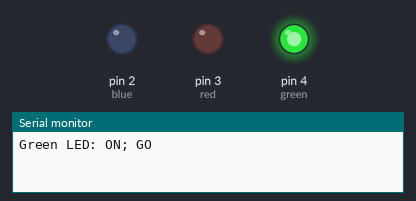
The sketch below on a simulated Arduino Uno, built with avr-gcc and run on an emulated ATmega328P. Shown: output pins drawn as LEDs (lit = HIGH), the last lines printed to the serial monitor.

Above: at 2.5 s.
At 7.5 s:
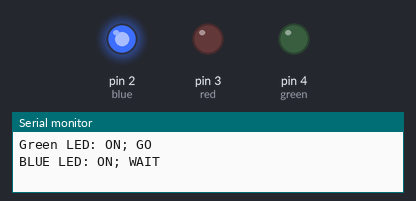
At 12.5 s:
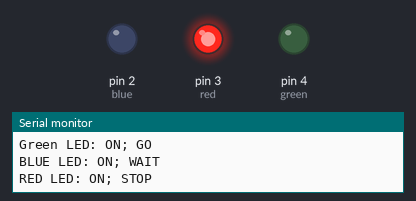
At 20.0 s:
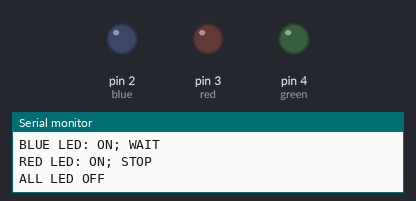
Timing chart, 0 to 32.5 s (numbered marks = the images above):
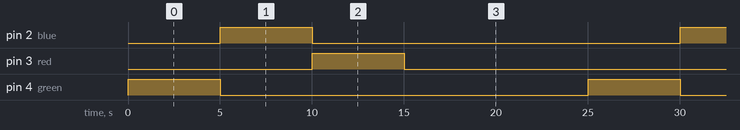

Measured:
- by itself, pin 2 (blue), pin 3 (red), pin 4 (green): alternates HIGH for 5.0 s and LOW for 20.0 s
- by itself, everything shown: repeats every 25.0 s, in 4 steps

The sketch:

sketch_apr23a.ino
```cpp
int blue = 2;
int red = 3;
int green = 4;
void setup() {
  // put your setup code here, to run once:
  Serial.begin(9600);
  pinMode(red, OUTPUT); digitalWrite(red, LOW);
  pinMode(green, OUTPUT); digitalWrite(green, LOW);
  pinMode(blue, OUTPUT); digitalWrite(blue, LOW);
}

void traffic() {
  Serial.println("Green LED: ON; GO");
  digitalWrite(green, HIGH);
  delay(5000);
  Serial.println("BLUE LED: ON; WAIT");
  digitalWrite(blue, HIGH);
  digitalWrite(green, LOW);
  delay(5000);
  Serial.println("RED LED: ON; STOP");
  digitalWrite(red, HIGH);
  digitalWrite(blue, LOW);
  delay(5000);
  digitalWrite(red, LOW);
  Serial.println("ALL LED OFF");
}

void loop() {
  // put your main code here, to run repeatedly:
  traffic();
  delay(10000);
}
```
